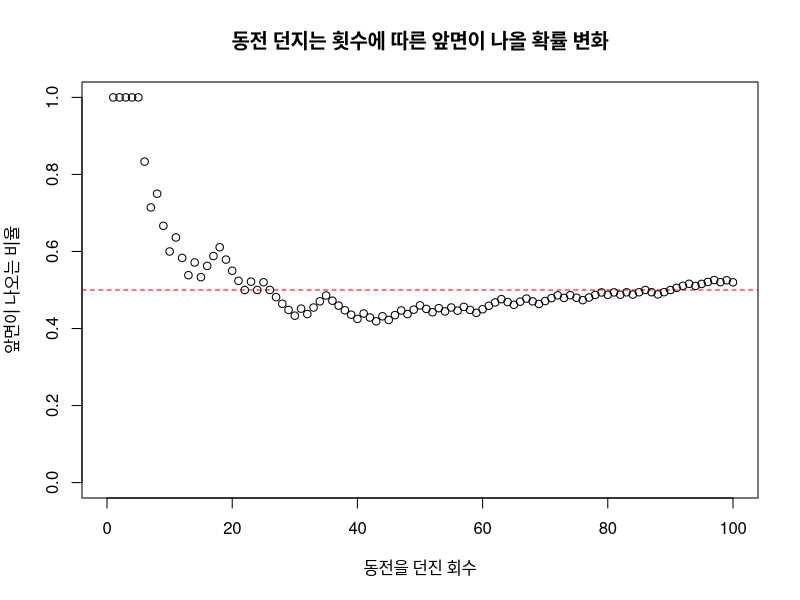

Here is the R script that generated this plot:
# 동전 던지기 시뮬레이션 
# 동전 앞면이 나오는 확률
plot(NA,
     xlab = "동전을 던진 회수", ylab = "앞면이 나오는 비율",
     xlim = c(0, 100), ylim = c(0, 1),
     main = "동전 던지는 횟수에 따른 앞면이 나올 확률 변화")
abline(h = 0.5, col = "red", lty = 2)

count <- 0
for(n in 1:100) {
  coin <- sample(c("앞면", "뒷면"), 1) # 앞면, 뒷면 중 1개 나오게 설정
  if (coin == "앞면")
    count = count + 1
  prob <- count / n
  points(n, prob) # 횟수, 확률 점으로 찍기
  Sys.sleep(1)
}
